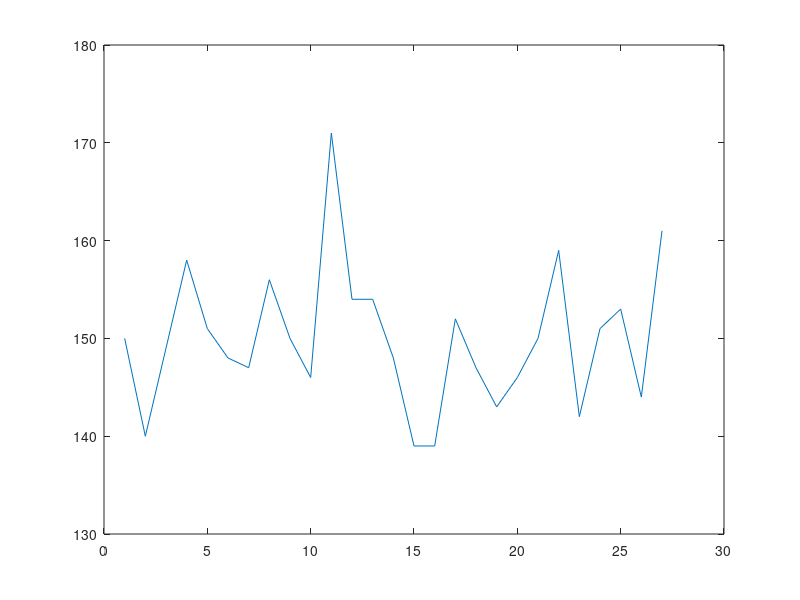

Write MATLAB code to recreate this figure.
clear all

conditions = [1 2 3];
%1 = A
%2 = V
%3 = AV
counter = 0;
tripleSequences = zeros(27,3);
for i = 1:3
    for j = 1:3
        for k = 1:3
        counter = counter + 1;
        tripleSequences(counter,:) = [conditions(i) conditions(j) conditions(k)];
        end 
    end
end 

minimum = 50;
tripleSequencesPool = repmat(tripleSequences, minimum, 1);
numberTripleSequences = size(tripleSequencesPool,1);
shuffler = randperm(numberTripleSequences);
tripleSequencesPool = tripleSequencesPool(shuffler, :);
trialMatrix = [];
for i = 1:numberTripleSequences
    trialMatrix = [trialMatrix tripleSequencesPool(i,:)];
end 
numberTrials = size(trialMatrix, 2);

counterMatrix = zeros(3,3,3);
for i = 3:numberTrials
    nm2 = trialMatrix(i - 2);
    nm1 = trialMatrix(i - 1);
    n = trialMatrix(i);
    counterMatrix(nm2, nm1, n) = counterMatrix(nm2, nm1, n) + 1;
end 

counter = 0;
xAxis = zeros(1,27);
yAxis = xAxis;
for i = 1:3
    for j = 1:3
        for k = 1:3
            counter = counter + 1;
            xAxis(counter) = counter;
            yAxis(counter) = counterMatrix(i, j, k);
        end 
    end
end 

figure;
plot(xAxis, yAxis);
